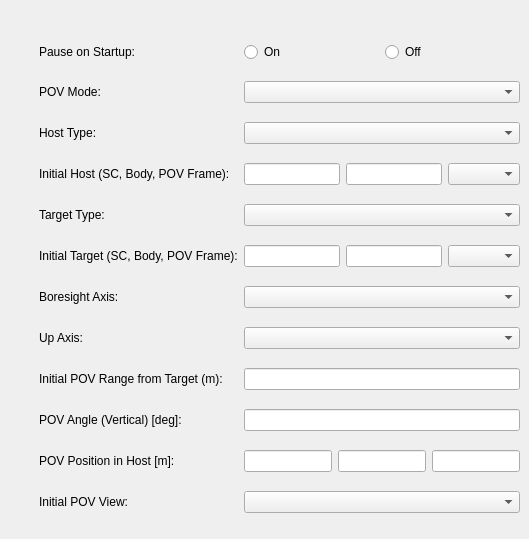
      <widget class="QWidget" name="povTab">
       <attribute name="title">
        <string>POV</string>
       </attribute>
       <widget class="QWidget" name="gridLayoutWidget_2">
        <property name="geometry">
         <rect>
          <x>39</x>
          <y>29</y>
          <width>481</width>
          <height>501</height>
         </rect>
        </property>
        <layout class="QGridLayout" name="gridLayout_3">
         <item row="4" column="0">
          <widget class="QLabel" name="label_15">
           <property name="text">
            <string>Target Type:</string>
           </property>
          </widget>
         </item>
         <item row="3" column="0">
          <widget class="QLabel" name="label_14">
           <property name="text">
            <string>Initial Host (SC, Body, POV Frame):</string>
           </property>
          </widget>
         </item>
         <item row="0" column="0">
          <widget class="QLabel" name="label_11">
           <property name="text">
            <string>Pause on Startup:</string>
           </property>
          </widget>
         </item>
         <item row="8" column="0">
          <widget class="QLabel" name="label_19">
           <property name="text">
            <string>Initial POV Range from Target (m):</string>
           </property>
          </widget>
         </item>
         <item row="1" column="0">
          <widget class="QLabel" name="label_12">
           <property name="text">
            <string>POV Mode:</string>
           </property>
          </widget>
         </item>
         <item row="2" column="1">
          <layout class="QHBoxLayout" name="horizontalLayout_11">
           <item>
            <widget class="QComboBox" name="hostType"/>
           </item>
          </layout>
         </item>
         <item row="6" column="0">
          <widget class="QLabel" name="label_17">
           <property name="text">
            <string>Boresight Axis:</string>
           </property>
          </widget>
         </item>
         <item row="7" column="0">
          <widget class="QLabel" name="label_18">
           <property name="text">
            <string>Up Axis:</string>
           </property>
          </widget>
         </item>
         <item row="11" column="0">
          <widget class="QLabel" name="label_22">
           <property name="text">
            <string>Initial POV View:</string>
           </property>
          </widget>
         </item>
         <item row="0" column="1">
          <layout class="QHBoxLayout" name="horizontalLayout_9">
           <item>
            <widget class="QRadioButton" name="pause_on">
             <property name="text">
              <string>On</string>
             </property>
             <attribute name="buttonGroup">
              <string notr="true">pause_toggle</string>
             </attribute>
            </widget>
           </item>
           <item>
            <widget class="QRadioButton" name="pause_off">
             <property name="text">
              <string>Off</string>
             </property>
             <attribute name="buttonGroup">
              <string notr="true">pause_toggle</string>
             </attribute>
            </widget>
           </item>
          </layout>
         </item>
         <item row="10" column="0">
          <widget class="QLabel" name="label_21">
           <property name="text">
            <string>POV Position in Host [m]:</string>
           </property>
          </widget>
         </item>
         <item row="4" column="1">
          <layout class="QHBoxLayout" name="horizontalLayout_13">
           <item>
            <widget class="QComboBox" name="targetType"/>
           </item>
          </layout>
         </item>
         <item row="1" column="1">
          <layout class="QHBoxLayout" name="horizontalLayout_10">
           <item>
            <widget class="QComboBox" name="povMode"/>
           </item>
          </layout>
         </item>
         <item row="3" column="1">
          <layout class="QHBoxLayout" name="horizontalLayout_12">
           <item>
            <widget class="QLineEdit" name="hostSC"/>
           </item>
           <item>
            <widget class="QLineEdit" name="hostBDY"/>
           </item>
           <item>
            <widget class="QComboBox" name="hostFrame"/>
           </item>
          </layout>
         </item>
         <item row="2" column="0">
          <widget class="QLabel" name="label_13">
           <property name="text">
            <string>Host Type:</string>
           </property>
          </widget>
         </item>
         <item row="9" column="0">
          <widget class="QLabel" name="label_20">
           <property name="text">
            <string>POV Angle (Vertical) [deg]:</string>
           </property>
          </widget>
         </item>
         <item row="5" column="0">
          <widget class="QLabel" name="label_16">
           <property name="text">
            <string>Initial Target (SC, Body, POV Frame):</string>
           </property>
          </widget>
         </item>
         <item row="5" column="1">
          <layout class="QHBoxLayout" name="horizontalLayout_14">
           <item>
            <widget class="QLineEdit" name="targetSC"/>
           </item>
           <item>
            <widget class="QLineEdit" name="targetBDY"/>
           </item>
           <item>
            <widget class="QComboBox" name="targetFrame"/>
           </item>
          </layout>
         </item>
         <item row="6" column="1">
          <layout class="QHBoxLayout" name="horizontalLayout_15">
           <item>
            <widget class="QComboBox" name="boresightaxis"/>
           </item>
          </layout>
         </item>
         <item row="7" column="1">
          <layout class="QHBoxLayout" name="horizontalLayout_16">
           <item>
            <widget class="QComboBox" name="upaxis"/>
           </item>
          </layout>
         </item>
         <item row="8" column="1">
          <layout class="QHBoxLayout" name="horizontalLayout_17">
           <item>
            <widget class="QLineEdit" name="povrange"/>
           </item>
          </layout>
         </item>
         <item row="9" column="1">
          <layout class="QHBoxLayout" name="horizontalLayout_18">
           <item>
            <widget class="QLineEdit" name="povangle"/>
           </item>
          </layout>
         </item>
         <item row="10" column="1">
          <layout class="QHBoxLayout" name="horizontalLayout_19">
           <item>
            <widget class="QLineEdit" name="povinhost_x"/>
           </item>
           <item>
            <widget class="QLineEdit" name="povinhost_y"/>
           </item>
           <item>
            <widget class="QLineEdit" name="povinhost_z"/>
           </item>
          </layout>
         </item>
         <item row="11" column="1">
          <layout class="QHBoxLayout" name="horizontalLayout_20">
           <item>
            <widget class="QComboBox" name="povview"/>
           </item>
          </layout>
         </item>
        </layout>
       </widget>
      </widget>
